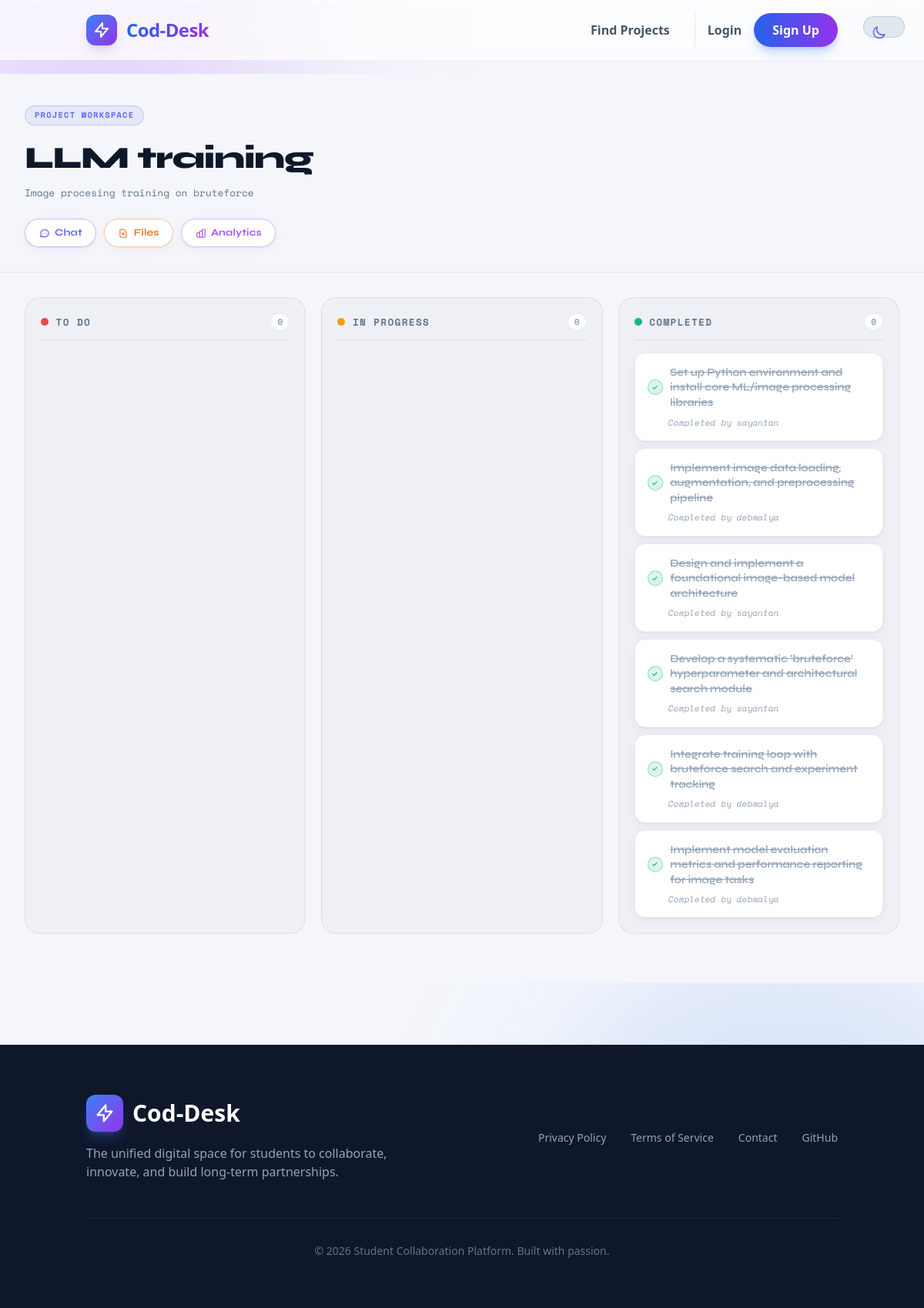
The app's page /project/2/board/ with its own data.
### projects/models.py (models this page shows, shortened)
class Project(models.Model):
    owner = models.ForeignKey(settings.AUTH_USER_MODEL, related_name='owned_projects', on_delete=models.CASCADE)
    title = models.CharField(max_length=200)
    description = models.TextField()
    required_skills = TaggableManager()
    created_at = models.DateTimeField(auto_now_add=True)
    thumbnail = models.ImageField(upload_to='project_thumbnails/', blank=True, null=True)
    members = models.ManyToManyField(settings.AUTH_USER_MODEL, related_name='joined_projects', blank=True)
    join_requests = models.ManyToManyField(settings.AUTH_USER_MODEL, related_name='pending_requests', blank=True)
    gemini_api_key = models.CharField(
        max_length=255,
        blank=True,
        null=True,
        help_text="Optional: Enter your Gemini API Key to enable AI task generation."
    )

### collaboration/models.py (models this page shows, shortened)
class Task(models.Model):
    STATUS_CHOICES = [
        ('TODO', 'To Do'),
        ('IN_PROGRESS', 'In Progress'),
        ('DONE', 'Done'),
    ]
    project = models.ForeignKey('projects.Project', on_delete=models.CASCADE)
    title = models.CharField(max_length=200)
    assigned_to = models.ForeignKey(
        settings.AUTH_USER_MODEL,
        on_delete=models.SET_NULL,
        null=True,
        blank=True
    )
    status = models.CharField(max_length=20, choices=STATUS_CHOICES, default='TODO')
    description = models.TextField(blank=True, null=True)

### users/models.py (models this page shows, shortened)
class User(AbstractUser):
    is_student = models.BooleanField(default=True)
    skills = TaggableManager(help_text="e.g., Python, React, Data Analysis", blank=True)
    portfolio_link = models.URLField(blank=True)
    profile_picture = models.ImageField(
        upload_to='profile_pics/',
        blank=True,
        null=True,
        help_text="Upload a professional photo or avatar."
    )
    bio = models.TextField(
        blank=True,
        help_text="Tell us about yourself, your background, and the projects you want to build!"
    )

### collaboration/views.py (the view)
# urls.py: path('project/<int:project_id>/board/', board_view, name='board_view'),
def board_view(request, project_id):
    project = get_object_or_404(Project, id=project_id)
    tasks = Task.objects.filter(project=project)
    if request.headers.get('HX-Request'):
        pass
    return render(request, 'board.html', {'project': project, 'tasks': tasks})

### templates/board.html (shortened to what this page needs)
{% extends 'base.html' %}
{% block content %}
<div id="board-page">
    <button id="theme-toggle" aria-label="Toggle theme">
        <span id="toggle-knob">
        </span>
    </button>
    <header class="project-header fade-in">
        <div class="project-badge">Project Workspace</div>
        <div style="display:flex;flex-wrap:wrap;gap:1rem;align-items:flex-start;justify-content:space-between;">
            <div>
                <h1 class="project-title">{{ project.title }}</h1>
                <p class="project-desc">{{ project.description }}</p>
            </div>
        </div>
        <nav class="nav-btns">
            <a href="{% url 'project_chat' project.id %}" class="nav-btn nav-btn-chat">
                Chat
            </a>
            <a href="{% url 'project_files' project.id %}" class="nav-btn nav-btn-files">
                <svg width="14" height="14" fill="none" stroke="currentColor" stroke-width="2" viewBox="0 0 24 24"><path d="M9 13h6m-3-3v6m5 5H7a2 2 0 01-2-2V5a2 2 0 012-2h5.586a1 1 0 01.707.293l5.414 5.414a1 1 0 01.293.707V19a2 2 0 01-2 2z" stroke-linecap="round" stroke-linejoin="round"/></svg>
                Files
            </a>
            <a href="{% url 'project_analytics' project.id %}" class="nav-btn nav-btn-analytics">
                Analytics
            </a>
        </nav>
    </header>
    <div class="section-divider"></div>
    <div class="board-wrap fade-in fade-in-2">
        <div id="board-container" hx-get="{% url 'board_view' project.id %}" hx-trigger="every 5s, refreshBoard from:body" hx-select="#board-container" hx-swap="outerHTML">
            <div class="board-grid">
                <div class="board-col col-todo">
                    <div class="col-header">
                        <span class="col-dot" style="background:#ef4444;"></span>
                        <span class="col-title">To Do</span>
                        <span class="col-count">0</span>
                    </div>
                    <div class="task-list">
                    </div>
                </div>
                <div class="board-col col-progress">
                    <div class="col-header">
                        <span class="col-dot" style="background:#f59e0b;"></span>
                        <span class="col-title">In Progress</span>
                        <span class="col-count">0</span>
                    </div>
                    <div class="task-list">
                    </div>
                </div>
                <div class="board-col col-done">
                    <div class="col-header">
                        <span class="col-dot" style="background:#10b981;"></span>
                        <span class="col-title">Completed</span>
                        <span class="col-count">0</span>
                    </div>
                    <div class="task-list">
                        {% for task in tasks %}
                            {% if task.status == 'DONE' %}
                            <div class="task-card" style="opacity:0.7;">
                                <div class="task-done-row">
                                    <div class="task-done-check">
                                        <svg width="9" height="9" fill="none" stroke="currentColor" stroke-width="3" viewBox="0 0 24 24"><path d="M5 13l4 4L19 7" stroke-linecap="round" stroke-linejoin="round"/></svg>
                                    </div>
                                    <span class="task-title task-title-done">{{ task.title }}</span>
                                </div>
                                {% if task.assigned_to %}
                                <p class="task-claimed">Completed by {{ task.assigned_to.username }}</p>
                                {% endif %}
                            </div>
                            {% endif %}
                        {% endfor %}
                    </div>
                </div>
            </div>
        </div>
    </div>
</div>
{% endblock %}

### templates/base.html (shortened to what this page needs)
<!DOCTYPE html>
<html lang="en" class="scroll-smooth">
<head>
    <script src="https://cdn.tailwindcss.com"></script>
</head>
<body class="bg-slate-50 dark:bg-slate-950 text-slate-800 dark:text-slate-100 transition-colors duration-500 min-h-screen flex flex-col" hx-headers='{"X-CSRFToken": "{{ csrf_token }}"}'>
    <div class="fixed top-0 left-0 w-full h-full overflow-hidden pointer-events-none z-0">
    </div>
    <nav class="glass fixed w-full z-50 top-0 transition-all duration-300">
        <div class="container mx-auto px-6 py-4">
            <div class="flex justify-between items-center">
                <a href="{% url 'home' %}" class="flex items-center gap-3 group">
                    <div class="w-10 h-10 rounded-xl bg-gradient-to-br from-blue-500 to-purple-600 flex items-center justify-center shadow-lg group-hover:shadow-blue-500/50 transition-all duration-300 group-hover:scale-110 group-hover:rotate-6">
                        <svg class="w-6 h-6 text-white" fill="none" stroke="currentColor" viewBox="0 0 24 24">
                            <path stroke-linecap="round" stroke-linejoin="round" stroke-width="2" d="M13 10V3L4 14h7v7l9-11h-7z"></path>
                        </svg>
                    </div>
                    <span class="text-2xl font-black tracking-tight">
                        <span class="bg-clip-text text-transparent bg-gradient-to-r from-blue-600 to-purple-600 dark:from-blue-400 dark:to-purple-400">
                        </span>
                    </span>
                </a>
                <div class="hidden md:flex items-center space-x-8">
                    <a href="{% url 'find_projects' %}" class="font-bold text-slate-600 dark:text-slate-300 hover:text-blue-600 dark:hover:text-blue-400 transition link-hover">
                        Find Projects
                    </a>
                    {% if user.is_authenticated %}
                        <div class="flex items-center gap-4 pl-4 border-l border-slate-200 dark:border-slate-700">
                            <a href="{% url 'profile_settings' %}" class="flex items-center gap-2 text-sm font-bold bg-slate-100 dark:bg-slate-800 hover:bg-blue-50 dark:hover:bg-slate-700 text-slate-700 dark:text-slate-200 px-4 py-2 rounded-full border border-slate-200 dark:border-slate-700 transition-all duration-300 hover:scale-105">
                                <div class="w-6 h-6 rounded-full bg-gradient-to-br from-blue-400 to-purple-500 flex items-center justify-center text-white text-xs">
                                    {{ user.username|first|upper }}
                                </div>
                                {{ user.username }}
                            </a>
                            <a href="{% url 'logout' %}" class="group flex items-center gap-2 text-sm font-bold text-red-500 border border-red-200 dark:border-red-900/50 px-4 py-2 rounded-full hover:bg-red-50 dark:hover:bg-red-900/20 transition-all duration-300">
                                <svg class="w-4 h-4 transition-transform group-hover:translate-x-1" fill="none" stroke="currentColor" viewBox="0 0 24 24">
                                    <path stroke-linecap="round" stroke-linejoin="round" stroke-width="2" d="M17 16l4-4m0 0l-4-4m4 4H7m6 4v1a3 3 0 01-3 3H6a3 3 0 01-3-3V7a3 3 0 013-3h4a3 3 0 013 3v1"></path>
                                </svg>
                                Logout
                            </a>
                        </div>
                    {% else %}
                        <div class="flex items-center gap-4 pl-4 border-l border-slate-200 dark:border-slate-700">
                            <a href="{% url 'login' %}" class="font-bold text-slate-600 dark:text-slate-300 hover:text-blue-600 dark:hover:text-blue-400 transition">
                                Login
                            </a>
                            <a href="{% url 'register' %}" class="relative px-6 py-2.5 bg-gradient-to-r from-blue-600 to-purple-600 text-white rounded-full font-bold shadow-lg shadow-blue-500/30 hover:shadow-blue-500/50 transition-all duration-300 hover:scale-105 overflow-hidden btn-glow">
                                Sign Up
                            </a>
                        </div>
                    {% endif %}
                    <button id="theme-toggle" class="p-2.5 rounded-full bg-slate-100 dark:bg-slate-800 border border-slate-200 dark:border-slate-700 hover:scale-110 transition-all duration-300 group">
                    </button>
                </div>
            </div>
        </div>
    </nav>
    <main class="flex-grow pt-24 relative z-10">
        <div class="page-transition">
            {% block content %}
            {% endblock %}
        </div>
    </main>
    <footer class="relative z-10 bg-slate-900 dark:bg-black text-white py-16 mt-20 border-t border-slate-800">
        <div class="container mx-auto px-6">
            <div class="flex flex-col md:flex-row justify-between items-center gap-8">
                <div class="text-center md:text-left">
                    <div class="flex items-center gap-3 justify-center md:justify-start mb-4">
                        <div class="w-12 h-12 rounded-xl bg-gradient-to-br from-blue-500 to-purple-600 flex items-center justify-center shadow-lg shadow-blue-500/30">
                            <svg class="w-7 h-7 text-white" fill="none" stroke="currentColor" viewBox="0 0 24 24">
                                <path stroke-linecap="round" stroke-linejoin="round" stroke-width="2" d="M13 10V3L4 14h7v7l9-11h-7z"></path>
                            </svg>
                        </div>
                        <span class="text-3xl font-black">Cod-Desk</span>
                    </div>
                    <p class="text-slate-400 max-w-md">
                        The unified digital space for students to collaborate, innovate, and build long-term partnerships.
                    </p>
                </div>
                <div class="flex flex-wrap justify-center gap-8 text-sm text-slate-400">
                    <a href="#" class="hover:text-white transition">Privacy Policy</a>
                    <a href="#" class="hover:text-white transition">Terms of Service</a>
                    <a href="#" class="hover:text-white transition">Contact</a>
                    <a href="#" class="hover:text-white transition">GitHub</a>
                </div>
            </div>
            <div class="mt-12 pt-8 border-t border-slate-800 text-center text-slate-500 text-sm">
                <p>&copy; 2026 Student Collaboration Platform. Built with passion.</p>
            </div>
        </div>
    </footer>
</body>
</html>

### templates/base.html (style rules this page uses)
.glass { background: rgba(255, 255, 255, 0.7); backdrop-filter: blur(20px); -webkit-backdrop-filter: blur(20px); border: 1px solid rgba(255, 255, 255, 0.3); }
.link-hover { position: relative; }
.link-hover::after { content: ''; position: absolute; width: 0; height: 2px; bottom: -4px; left: 0; background: linear-gradient(90deg, #3b82f6, #8b5cf6); transition: width 0.3s ease; }
.page-transition { animation: pageLoad 0.6s ease-out; }
.btn-glow { position: relative; overflow: hidden; }
.btn-glow::before { content: ''; position: absolute; top: 0; left: -100%; width: 100%; height: 100%; background: linear-gradient(90deg, transparent, rgba(255,255,255,0.4), transparent); transition: left 0.5s; }

### records on screen
Project: title "LLM training", description "Image procesing training on bruteforce"
Task: title "Set up Python environment and install core ML/image processing libraries", assigned_to.username "sayantan"
Task: title "Implement image data loading, augmentation, and preprocessing pipeline", assigned_to.username "debmalya"
Task: title "Design and implement a foundational image-based model architecture", assigned_to.username "sayantan"
Task: title "Develop a systematic 'bruteforce' hyperparameter and architectural search module", assigned_to.username "sayantan"
Task: title "Integrate training loop with bruteforce search and experiment tracking", assigned_to.username "debmalya"
Task: title "Implement model evaluation metrics and performance reporting for image tasks", assigned_to.username "debmalya"
